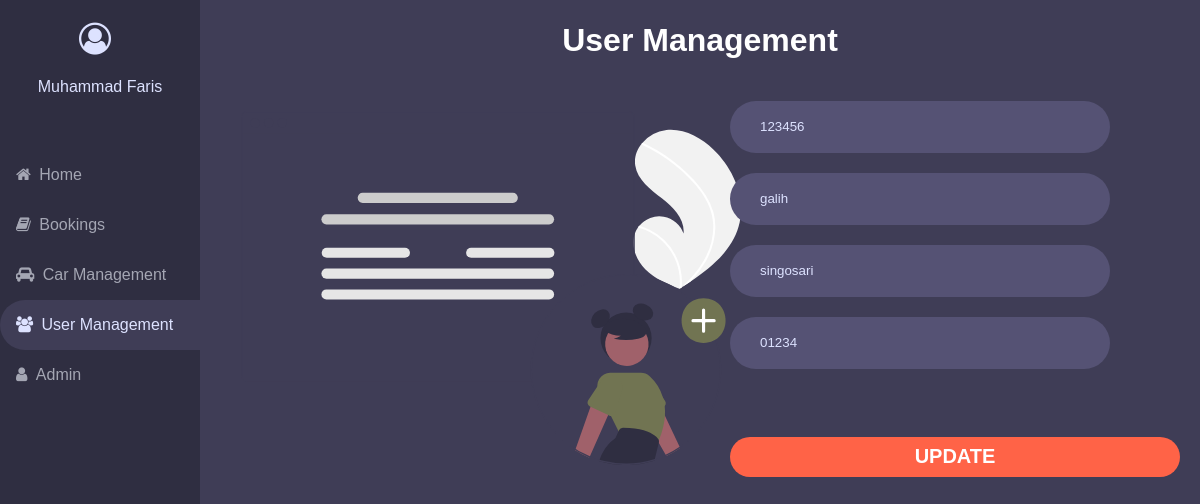
Page /Dashboard/Admin/UserManagement/editForm.php?id=c002 on the committed database.
### tables this page shows
CREATE TABLE `customer` (
  `id_customer` char(5) NOT NULL,
  `nik_customer` char(16) NOT NULL,
  `nama_customer` varchar(30) NOT NULL,
  `alamat_customer` varchar(255) NOT NULL,
  `gender_customer` enum('M','F') DEFAULT NULL,
  `noHp_customer` varchar(13) NOT NULL
);

### Dashboard/Admin/UserManagement/editForm.php (the view, shortened to what this page needs)
<!DOCTYPE html>
<html lang="en">
<head>
    <link rel="stylesheet" href="style.css" />
    <link rel="stylesheet" href="../font-awesome-4.7.0/css/font-awesome.css">
    <link rel="stylesheet" href="../font-awesome-4.7.0/css/font-awesome.min.css">
</head>
<body>
    <?php
        include "koneksi.php";
        $id = $_GET['id'];
        $query = "SELECT * FROM customer WHERE id_customer='$id'";
        $result = mysqli_query($connect, $query);
    ?>
    <div class="sidebar">
        <div class="dashboard-title">
            <div class="image-container">
                <i class="fa fa-user-circle-o"></i>
            </div>
            <div class="user-name">
                <p>Muhammad Faris</p>
            </div>
        </div>
        <a href="\car-rental-Tugas\Dashboard\Admin"><i class="fa fa-home" aria-hidden="true"></i>Home</a>
        <a href="\car-rental-Tugas\Dashboard\Admin\Bookings"><i class="fa fa-book"></i>Bookings</a>
        <a href="\car-rental-Tugas\Dashboard\Admin\CarManagement"><i class="fa fa-car"></i>Car Management</a>
        <a class="active" href="\car-rental-Tugas\Dashboard\Admin\UserManagement"><i class="fa fa-users"></i>User Management</a>
        <a href="\car-rental-Tugas\Dashboard\Admin\Admin"><i class="fa fa-user"></i>Admin</a>
    </div>
    <div class="content">
        <div class="Title">
            <h1>User Management</h1>
        </div>
        <div class="left-content">
            <div class="card">
                <img src="img/addUser.svg" alt="upload" style="width: 500px;">
            </div>
        </div>
        <div class="right-content">
            <form action="prosesEdit.php" method="POST">
            <?php
                while ($row = mysqli_fetch_array($result)){
            ?>
                <div class="card">
                    <input type="text" name="nikCustomer" class="inputBox" placeholder="NIK Customer" value="<?php echo  $row['nik_customer'] ;?>">
                </div>
                <div class="card">
                    <input type="text" name="namaCustomer" class="inputBox" placeholder="Nama Customer" value="<?php echo  $row['nama_customer'] ;?>">
                </div>
                <div class="card">
                    <input type="text" name="alamatCustomer" class="inputBox" placeholder="Alamat Customer" value="<?php echo  $row['alamat_customer'] ;?>">
                </div>
                <div class="card">
                    <input type="text" name="nomorCustomer" class="inputBox" placeholder="Nomor HP" value="<?php echo  $row['noHp_customer'] ;?>">
                </div>
                <div class="submit-button">
                    <label for="submit" class="submit-btn">
                        UPDATE
                    </label>
                </div>
                <?php
                    }
                ?>
            </form>
        </div>
    </div>
</body>
</html>

### Dashboard/Admin/UserManagement/style.css (style rules this page uses)
body { margin: 0; background-color: #3F3D56; }
.sidebar { margin: 0; padding: 0; width: 200px; background-color: #2F2E41; position: fixed; height: 100%; overflow: auto; font-family: "Poppins", sans-serif; font-weight: 500; }
.dashboard-title { height: 15%; }
.image-container i { position: relative; display: flex; justify-content: center; align-items: center; margin-top: 15%; color: #DDE2FF; font-size: 200%; }
.user-name { display: flex; justify-content: center; color: #DDE2FF; }
.user-name p { margin-top: 15%; font-family: "Poppins", sans-serif; }
.sidebar a { display: block; color: #A4A6B3; padding: 16px; text-decoration: none; }
.sidebar i { padding-right: 5%; height: 18px; }
.sidebar a.active { background-color: #3F3D56; color: #DDE2FF; border-top-left-radius: 25px; border-bottom-left-radius: 25px; }
.content { margin-left: 200px; padding: 1px 16px; text-align: center; }
.Title { color: white; font-family: sans-serif; }
.content .left-content { float: left; width: 50%; padding: 0px 10px; }
.content .left-content .card { padding: 30px 15px; font-size: 30px; color: #DDE2FF; }
.right-content { float: left; width: 45%; padding: 0px 10px; }
input[type="text"] { color: #DDE2FF; font-family: "Poppins",sans-serif; padding-left: 30px; }
.inputBox { display: block; border-radius: 50px; width: 80%; border: none; background: #555274; margin-top: 20px; margin-bottom: 20px; height: 50px; }
.submit-btn { color: white; height: 40px; width: 450px; background-color: tomato; position: absolute; margin-top: auto; display: flex; justify-content: center; align-items: center; font-size: 20px; margin-top: 4%; border-radius: 50px; font-family: "Poppins",sans-serif; font-weight: 600; }

### rows in the picture
customer: nikCustomer "123456", namaCustomer "galih", alamatCustomer "singosari", nomorCustomer "01234"
